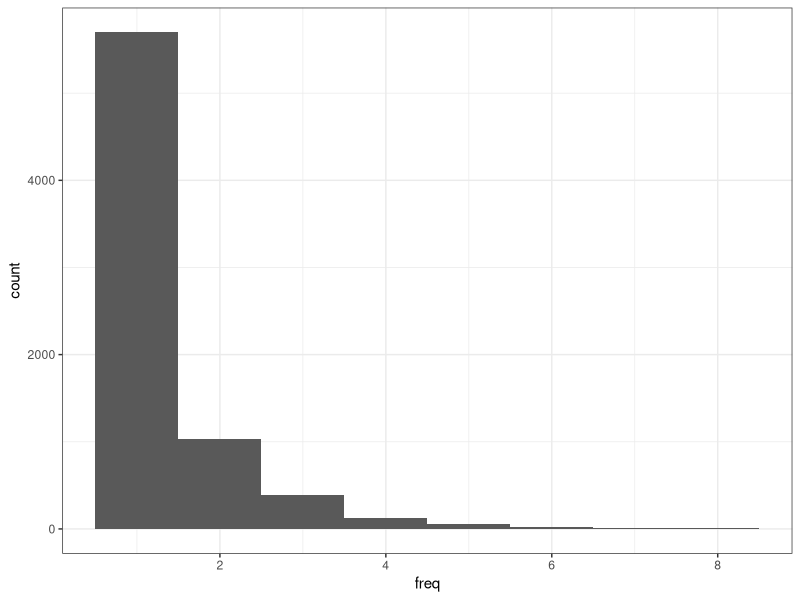
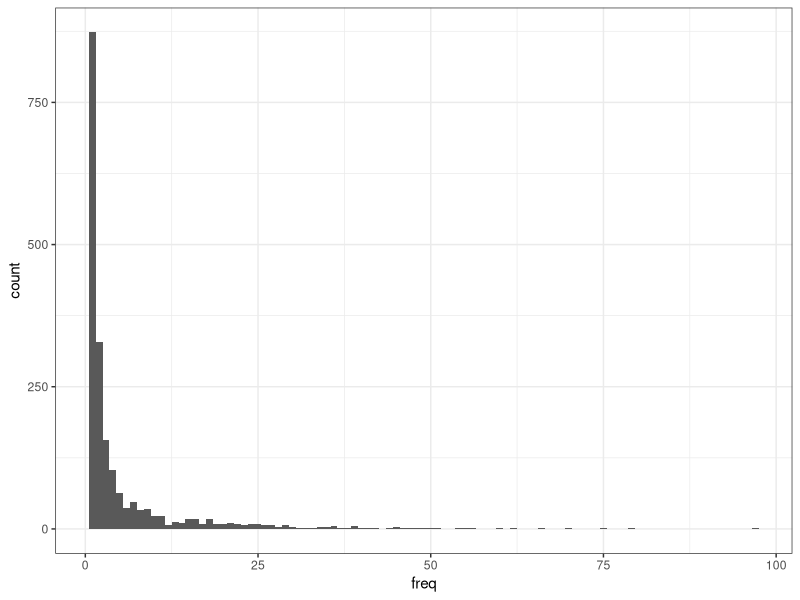
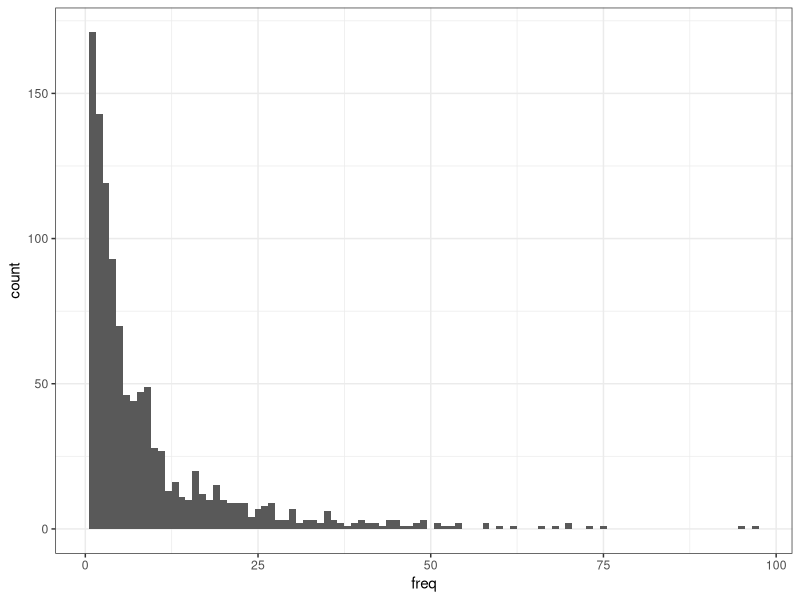
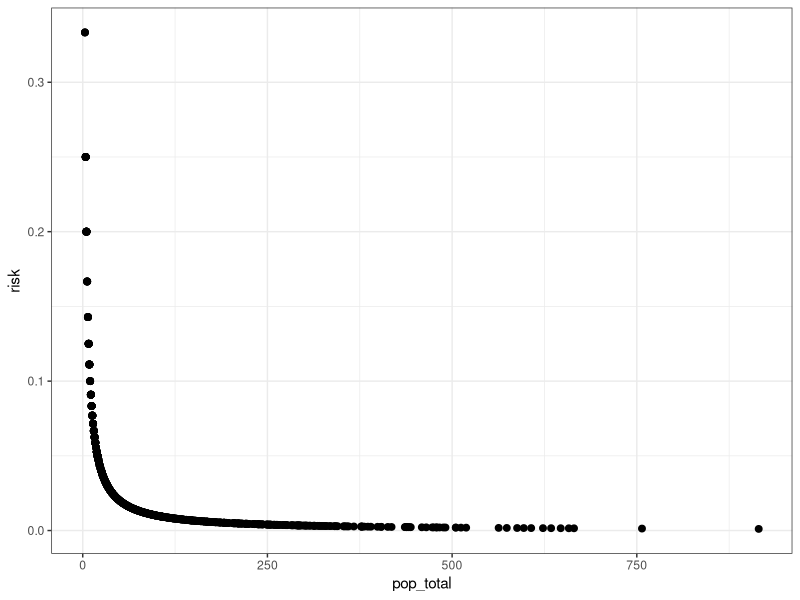

Here is the R script that generated these plots, in order:
## ---- chunk 1
knitr::opts_chunk$set(echo = TRUE)
library(tidyverse)
options(dplyr.summarise.inform = FALSE)
## ---- chunk 2
simulated_survey_data = read_csv('simulated_suppression_data.csv',
                                 show_col_types = FALSE) %>%
  mutate_all(as.factor)
print(simulated_survey_data,
      n = 25)
## ---- chunk 3
summary(simulated_survey_data,
        maxsum = 8)
## ---- chunk 4
trivial_freq = simulated_survey_data %>%
  ## here we are computing all combinations of the characteristics
  group_by_all() %>%
  summarize(freq = n())

table(trivial_freq$freq)

## We can also plot the frequencies
ggplot(trivial_freq, aes(x = freq)) + 
  geom_histogram(binwidth = 1) +
  theme_bw()

## We can calculate risk based on 1 / Freq
summary(1 / trivial_freq$freq)

## ---- chunk 5
no_state_freq = simulated_survey_data %>%
  ## here we are dropping state from our calculations (i.e., suppressing it)
  group_by_at(vars(-State)) %>%
  summarize(freq = n())

ggplot(no_state_freq, aes(x = freq)) + 
  geom_histogram(binwidth = 1) +
  theme_bw()

## how many teachers are still unique?
sum(no_state_freq$freq == 1)

## Risk has dropped but is still high
summary(1 / no_state_freq$freq)


## ---- chunk 6
no_state_collapsed_freq = simulated_survey_data %>%
  ## here we collapse levels for Race and Experience
  mutate(Race = recode(Race,
                       `AIAN` = 'Other',
                       `NHPI` = 'Other',
                       `Asian` = 'Other',
                       `Multirace` = 'Other',
                       `Black` = 'Other',
                       `Hispanic` = 'Other'),
         Experience = recode(Experience,
                             `Lessthan3` = 'Lessthan10',
                             `3to9` = 'Lessthan10'),
         School_Size = recode(School_Size,
                              `Lessthan250` = 'Lessthan500',
                              `250to499` = 'Lessthan500')) %>%
  ## here we still drop state from our calculations (i.e., suppressing it)
  group_by_at(vars(-State)) %>%
  summarize(freq = n())

ggplot(no_state_collapsed_freq, aes(x = freq)) + 
  geom_histogram(binwidth = 1) +
  theme_bw()

## how many teachers are still unique?
sum(no_state_collapsed_freq$freq == 1)

## Risk has dropped again but is still high
summary(1 / no_state_collapsed_freq$freq)


## ---- chunk 7
simulated_population = read_csv('simulated_suppression_population.csv',
                                show_col_types = FALSE) %>%
  mutate_at(vars(-pop_total), as.factor)

## ---- chunk 8

## survey freq are the same as before
trivial_pop_freq = simulated_survey_data %>%
  ## here we are computing all combinations of the characteristics
  group_by_all() %>%
  summarize(freq = n()) %>%
  ## merge with population freq
  left_join(simulated_population) %>%
  ## Risk is now based on the population frequencies
  mutate(risk = 1 / pop_total,
         sample_unique = freq == 1)

## Risk is now the multiplication of the two
summary(trivial_pop_freq$risk)
## Much lower than before, but still some population uniques
sum(trivial_pop_freq$pop_total == 1)

## ---- chunk 9

## survey freq are the same as before
no_state_pop_freq = simulated_survey_data %>%
  ## here we are computing all combinations of the characteristics
  group_by_at(vars(-State, 
                   -Race)) %>%
  summarize(freq = n()) %>%
  ## merge with population freq that are calculated based on dropped variables
  left_join(simulated_population %>%
              group_by_at(vars(-State, 
                               -Race, 
                               -pop_total)) %>%
              summarize(pop_total = sum(pop_total))) %>%
  ## Risk is now based on the population frequencies
  mutate(risk = 1 / pop_total,
         sample_unique = freq == 1)

summary(no_state_pop_freq$risk)
## No longer any population uniques
sum(no_state_pop_freq$pop_total == 1)

## we can visual risk values against the population totals
ggplot(no_state_pop_freq, aes(y = risk, x = pop_total)) + 
  geom_point(size = 2) +
  theme_bw()

